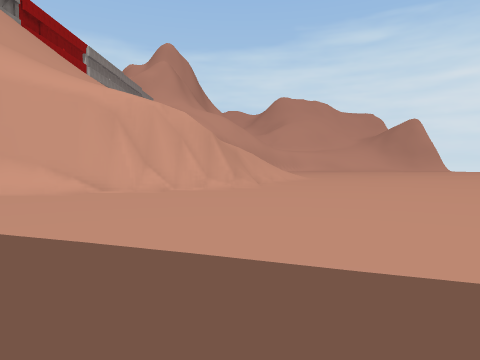
[1] (above)

16 first-person views from a walk through a 3-D level made in the Unity game engine. The camera is 1.3 m above the floor, tilts 2° down and sees 75° across. The floor is counted in squares, 2 m on a side. Each view is taken from the middle of a square. On the plan, view 1 faces up. The plan holds only what a view shows up to about 10 squares ahead; the rest is blank. The place goes on beyond the plan. Some surface patterns are stand-ins.

[2]
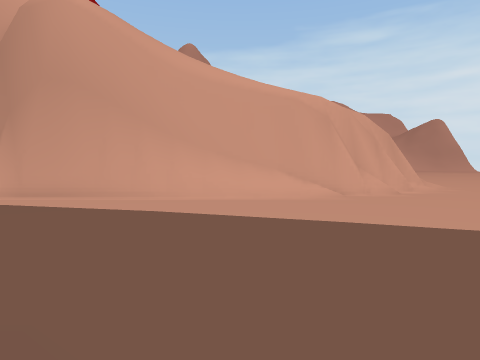

[3]
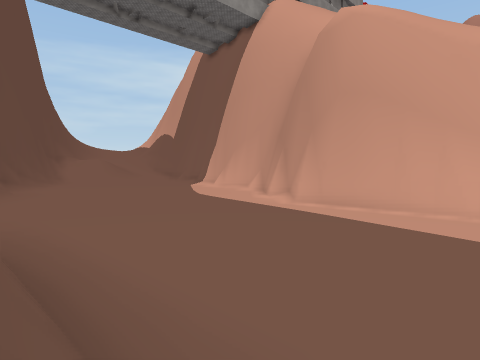

[4]
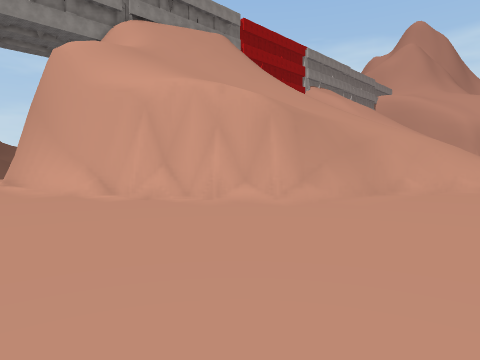

[5]
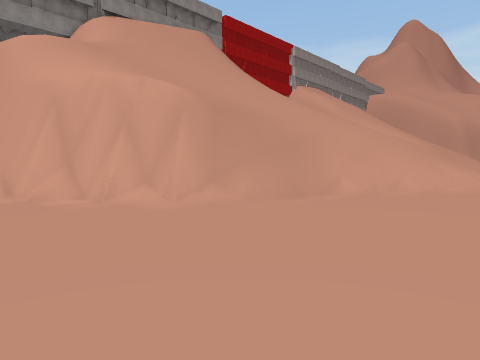

[6]
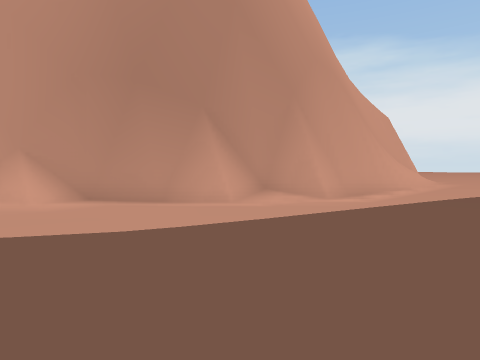

[7]
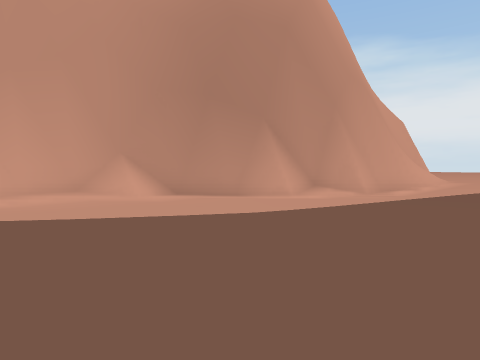

[8]
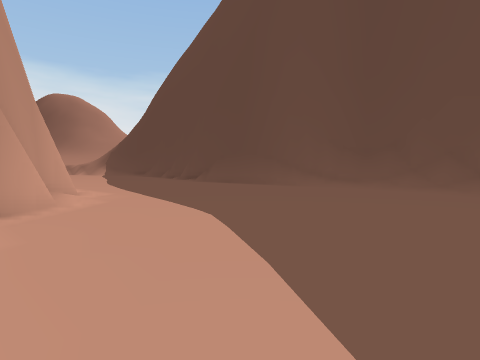

[9]
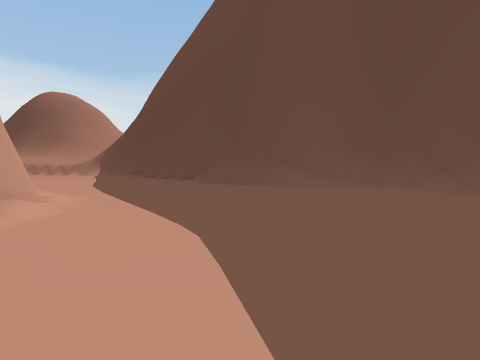

[10]
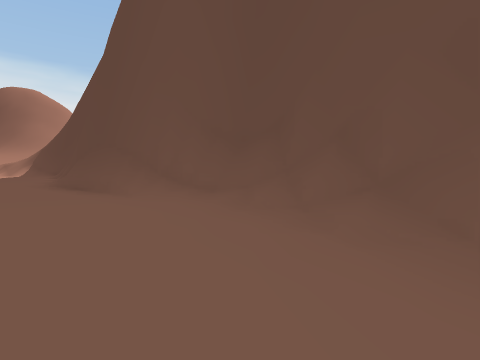

[11]
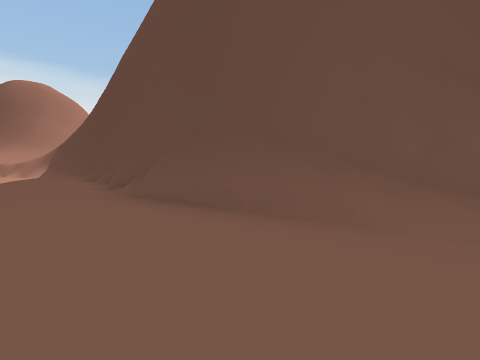

[12]
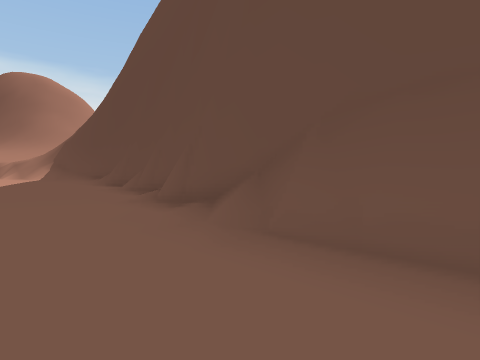

[13]
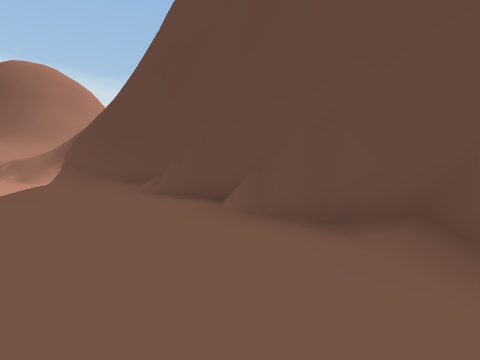

[14]
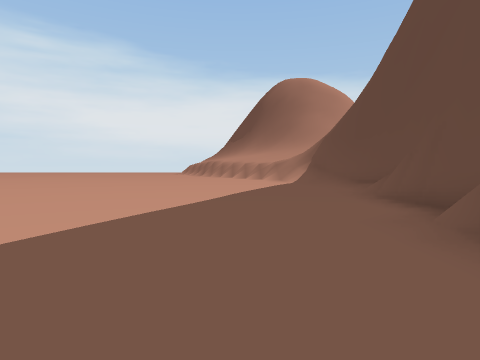

[15]
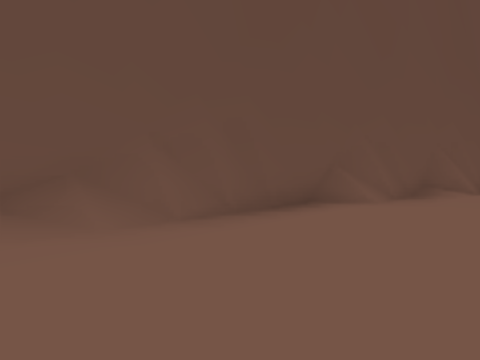

[16]
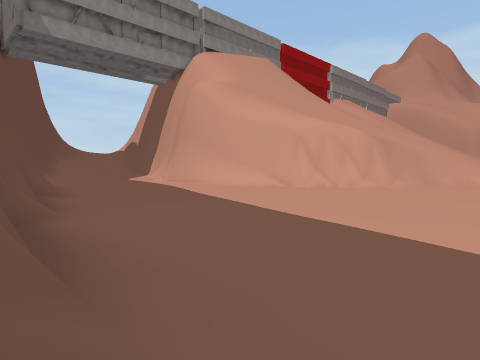

### Floor plan
Key: @ floor where view 1 was taken; # wall or solid block; . floor; / step, stairs or slope; = window, fence, low wall or low ledge; v drop or lower ground.
Columns run from 22 left of view 1 to 5 right of it. Each row starts with its distance up from view 1.
 19                         /..
 18                        =/..
 17                       #=...
 16                      /#....
 15                     //#....
 14                    //v#....
 13  ### v             //#/....
 12  ..###v          ///v#/.....
 11 .....## v ///   //v###......
 10 ......###vvvvvv#####........
  9 ........########............
  8 ............................
  7 ............................
  6 ............................
  5 ............................
  4 ............................
  3 ............................
  2 ............................
  1 ##..........................
  0  ###.....#####........@.....
 -1    ########  #####..........
 -2                  #####......
 -3                      #####..
 -4                          ###

Positions as (right, up) in squares from view 1, and headings:
1: (0, 0), facing up
2: (-7, 0), facing up
3: (-8, 0), facing up-left
4: (4, 6), facing up-left
5: (5, 8), facing up-left
6: (-20, 5), facing up-right
7: (-22, 5), facing up-right
8: (-22, 11), facing down-right
9: (-21, 10), facing down-right
10: (-22, 4), facing down-right
11: (-16, 4), facing down-right
12: (-11, 3), facing down-right
13: (-5, 2), facing down-right
14: (-5, 1), facing right
15: (5, 1), facing down-left
16: (5, -3), facing up-left
